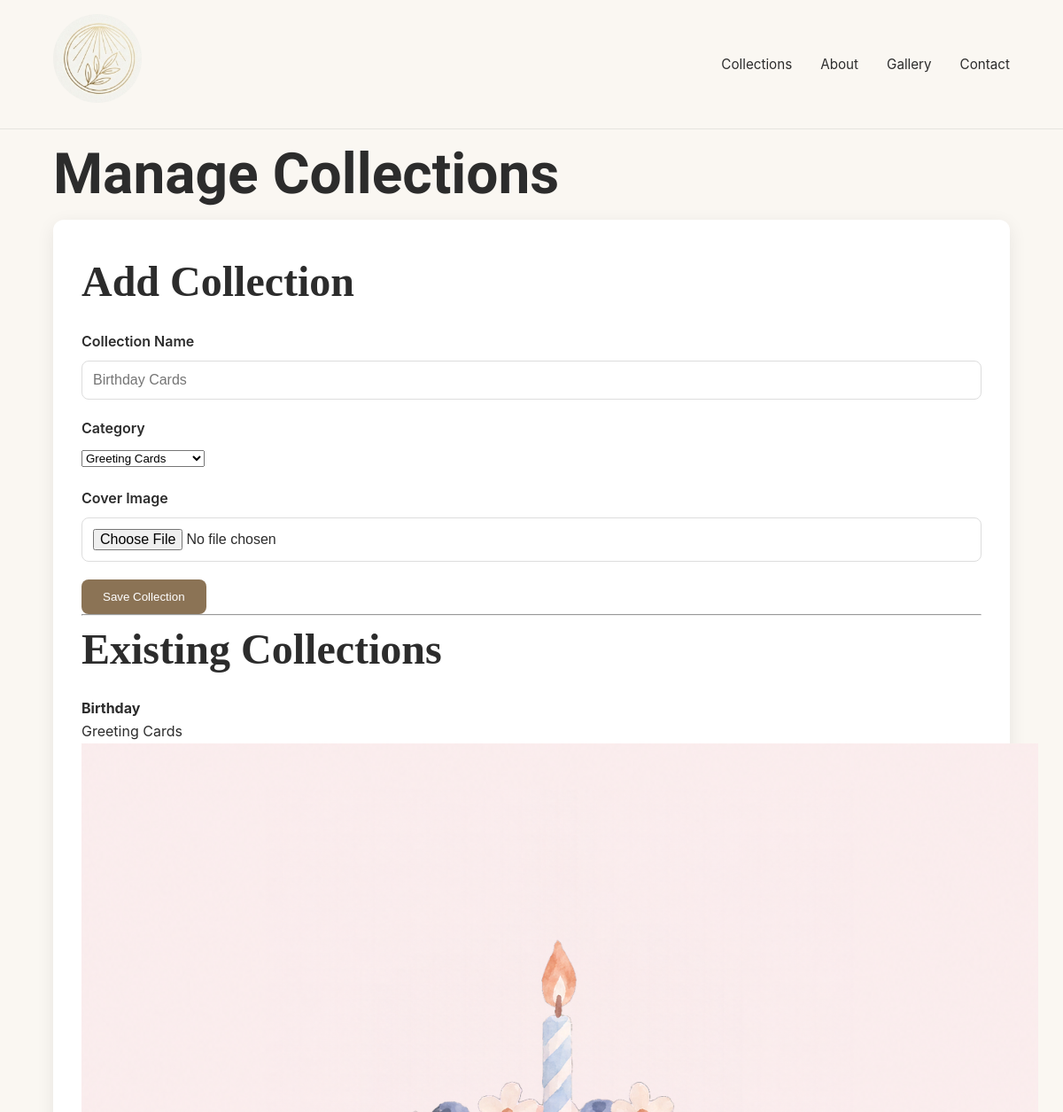
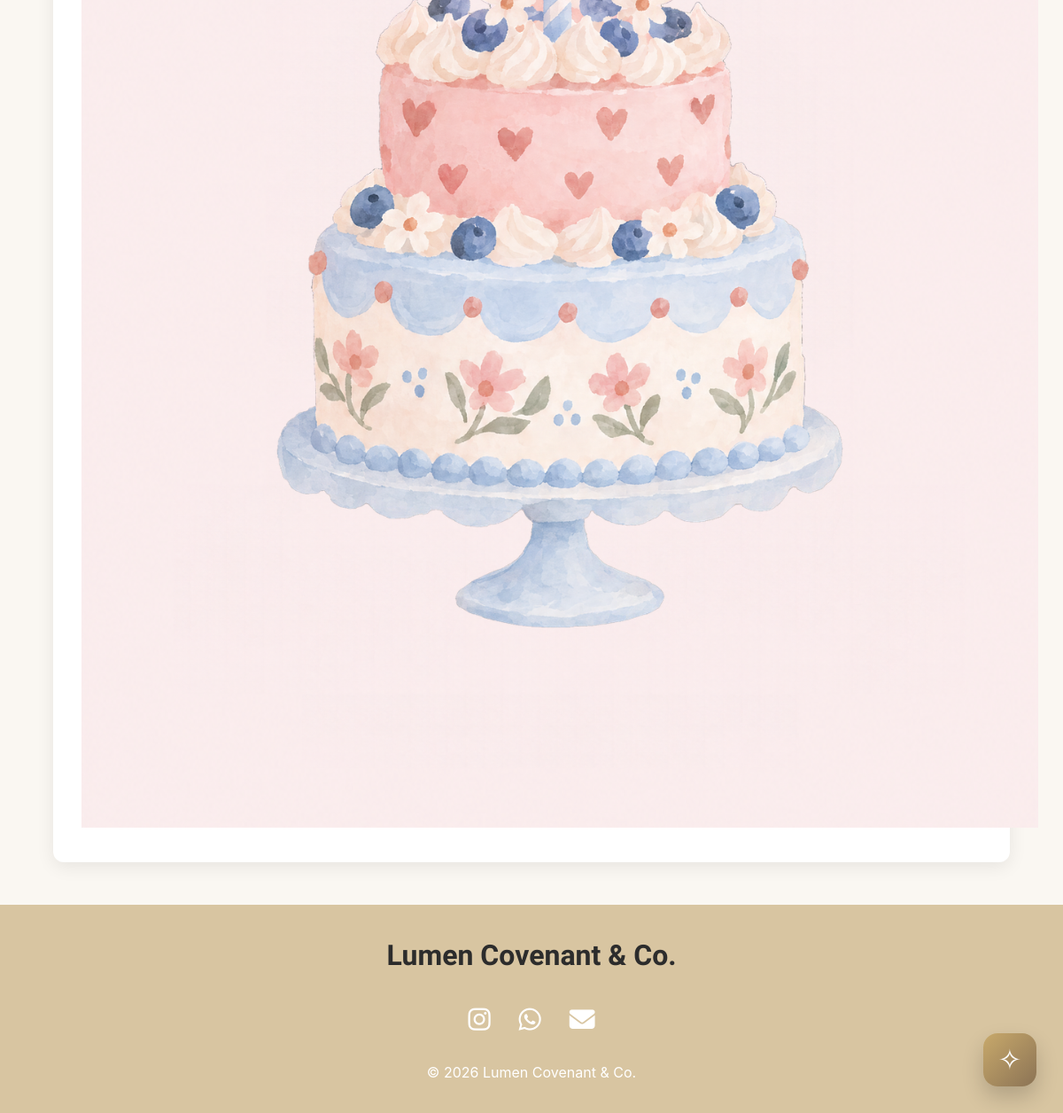
The app's page /admin/collections with its own data (2 pictures, top to bottom).
### models.py (models this page shows)
class Collection(db.Model):
    id = db.Column(db.Integer, primary_key=True)
    name = db.Column(db.String(100), nullable=False)
    category = db.Column(db.String(50), nullable=False)
    cover_photo = db.Column(db.String(255))

### app.py (the view, shortened to what this page needs)
@app.route("/admin/collections", methods=["GET", "POST"])
def admin_collections():
    collections = Collection.query.all()
    return render_template("admin/collections.html", collections=collections)

### templates/admin/collections.html (shortened to what this page needs)
{% extends 'base.html' %}
{% block content %}
<div class="container">
    <h1>Manage Collections</h1>
    <div class="admin-form-card">
        <h2>Add Collection</h2>
        <form method="POST" enctype="multipart/form-data">
            <div class="form-group">
                <label>Collection Name</label>
                <input type="text" name="name" placeholder="Birthday Cards" required>
            </div>
            <div class="form-group">
                <label>Category</label>
                <select name="category">
                    <option>
                        Greeting Cards
                    </option>
                </select>
            </div>
            <div class="form-group">
                <label>Cover Image</label>
                <input type="file" name="cover_photo">
            </div>
            <button type="submit">
                Save Collection
            </button>
        </form>
        <hr>
        <h2>Existing Collections</h2>
        {% for collection in collections %}
        <div>
            <strong>{{ collection.name }}</strong>
            <p>{{ collection.category }}</p>
            {% if collection.cover_photo %}
                <img src="{{ url_for('static', filename='uploads/cards/' + collection.cover_photo) }}"
                    alt="Cover Photo">
            {% endif %}
        </div>
        {% endfor %}
    </div>
</div>
{% endblock %}

### static/css/style.css (style rules this page uses)
* { margin: 0; padding: 0; box-sizing: border-box; }
html { scroll-behavior: smooth; }
body { font-family: 'Inter', sans-serif; color: #2c2c2c; background-color: #faf7f2; line-height: 1.6; }
:root { --cream: #faf7f2; --champagne: #e8dcc8; --taupe: #8b7355; --charcoal: #2c2c2c; --gold: #c8a96b; --white: #ffffff; }
h1, h2, h3, h4 { font-family: 'DM Serif Display'; font-weight: 600; color: var(--charcoal); }
h1 { font-family: 'Allura', cursive; font-size: 4rem; }
h2 { font-size: 3rem; margin-bottom: 1rem; }
p { font-size: 1rem; }
.container { width: 90%; max-width: 1200px; margin: 0 auto; }
.admin-form-card { background: white; padding: 2rem; border-radius: 12px; margin-bottom: 3rem; box-shadow: 0 5px 20px rgba(0, 0, 0, .08); }
.form-group { margin-bottom: 1rem; }
.form-group input, .form-group textarea { width: 100%; padding: 12px; border: 1px solid #ddd; border-radius: 8px; font-size: 1rem; }
button { background: #8b7355; color: white; border: none; padding: 12px 24px; border-radius: 8px; cursor: pointer; }
.form-group { margin-bottom: 1.25rem; }
.form-group label { display: block; margin-bottom: .5rem; font-weight: 600; }
.form-group input[type="text"], .form-group textarea { width: 100%; padding: 12px; border: 1px solid #ddd; border-radius: 8px; }

### records on screen
Collection: name "Birthday", category "Greeting Cards", cover_photo (picture)
